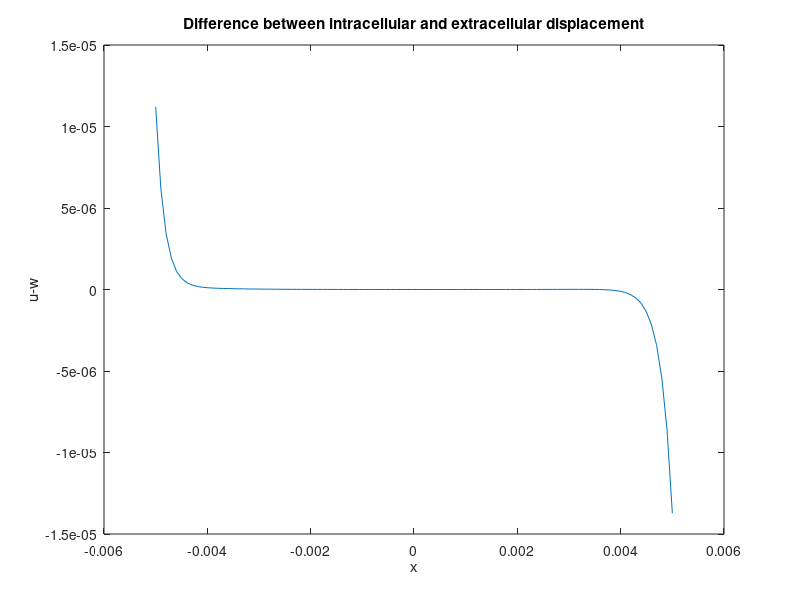

MATLAB code to generate this figure:
close all
clear all
N = 100;
L = 0.005; %0.005m
g = 100000; %100000; %100000 Pa/m
mu_zero = 1000; %1000 Pa
nu = 1000; %1000 Pa
K = 50000000000; %50GPa/m2
T = 200; %200Pa
w = zeros(N,1); %Extracellular displacement
u = zeros(N,1); %Intracellular displacement
x = zeros(N,1); %x position, useful when plotting
delta = (2*L)/(N-1); %Spacing along x direction
iterations = 100;
for i = 1:N
    x(i) = L*(2*(i-1)/(N-1)-1); 
    mu(i) = mu_zero + g*x(i);
end
for k = 1:iterations
    for i = 2:(N-1)
        a(i) = 4*mu(i)*(w(i+1)+w(i-1))+(mu(i+1)-mu(i-1))*(w(i+1)-w(i-1));
        b(i) = 4*nu*(u(i+1)+u(i-1));
        A(i) = 8*mu(i) + K*delta*delta;
        C = 8*nu + K*delta*delta;
        B = K*delta*delta;
        u(i) = (a(i)*B + A(i)*b(i))/(A(i)*C - B*B);
        w(i) = (a(i)/A(i)) + (B/A(i))*((a(i)*B + A(i)*b(i))/(A(i)*C - B*B));
    end
    %Apply Boundary Conditions
    u(1) = u(2) + (T*delta/(4*nu));
    w(1) = w(2);
    u(N) = u(N-1) - (T*delta/(4*nu));
    w(N) = w(N-1);
end 
for i = 1:N
    h(i) = u(i)-w(i);
end 
plot(x,h)  % if you want plot with x in mm, use plot(x*1000,h)?
xlabel('x');
ylabel('u-w');
title('Difference between intracellular and extracellular displacement');